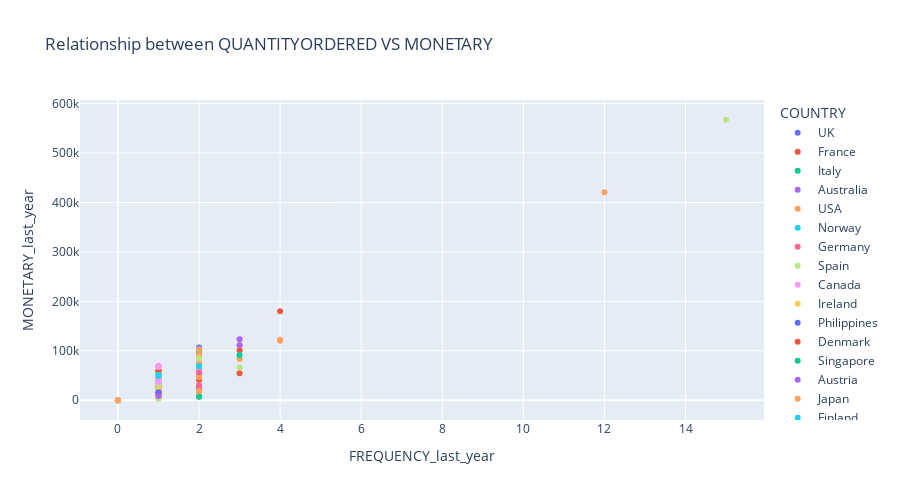

Here is the notebook cell this chart was saved with:
### Markdown cell above
As can be seen in the above picture the features `QUANTITYORDERED_last_year` and `MONETARY_last_year` have a linear relationship so then one of both can be removed from the cluster analysis in order to reduce the dimmnencionality and simplify the analysis of the clusters. In this case `QUANTITYORDERED_last_year` feature will be removed.

### Code cell
fig = px.scatter(
    data_frame=customer_df,
    x = "FREQUENCY_last_year",
    y= "MONETARY_last_year",
    title = "Relationship between QUANTITYORDERED VS MONETARY",
    color = "COUNTRY",
    height=500
)
fig.show()

### Figure 1 — Plotly figure (JSON) as saved in the notebook; plotly's stock layout.template omitted (floating-point values rounded to 4 significant figures)
{"data": [{"hovertemplate": "COUNTRY=UK<br>FREQUENCY_last_year=%{x}<br>MONETARY_last_year=%{y}<extra></extra>", "legendgroup": "UK", "marker": {"color": "#636efa", "symbol": "circle"}, "mode": "markers", "name": "UK", "orientation": "v", "showlegend": true, "type": "scatter", "x": [2, 0, 1, 2, 1], "xaxis": "x", "y": [106800.0, 0, 13740.0, 91210.0, 51330.0], "yaxis": "y"}, {"hovertemplate": "COUNTRY=France<br>FREQUENCY_last_year=%{x}<br>MONETARY_last_year=%{y}<extra></extra>", "legendgroup": "France", "marker": {"color": "#EF553B", "symbol": "circle"}, "mode": "markers", "name": "France", "orientation": "v", "showlegend": true, "type": "scatter", "x": [1, 2, 1, 1, 0, 2, 4, 2, 2, 2, 3, 0], "xaxis": "x", "y": [15140.0, 7620.0, 59070.0, 14070.0, 0, 58990.0, 180100.0, 52950.0, 22450.0, 41100.0, 100900.0, 0], "yaxis": "y"}, {"hovertemplate": "COUNTRY=Italy<br>FREQUENCY_last_year=%{x}<br>MONETARY_last_year=%{y}<extra></extra>", "legendgroup": "Italy", "marker": {"color": "#00cc96", "symbol": "circle"}, "mode": "markers", "name": "Italy", "orientation": "v", "showlegend": true, "type": "scatter", "x": [2, 2, 1], "xaxis": "x", "y": [94120.0, 97930.0, 41700.0], "yaxis": "y"}, {"hovertemplate": "COUNTRY=Australia<br>FREQUENCY_last_year=%{x}<br>MONETARY_last_year=%{y}<extra></extra>", "legendgroup": "Australia", "marker": {"color": "#ab63fa", "symbol": "circle"}, "mode": "markers", "name": "Australia", "orientation": "v", "showlegend": true, "type": "scatter", "x": [2, 2, 2, 1, 3], "xaxis": "x", "y": [65010.0, 26710.0, 91222, 21730.0, 123200.0], "yaxis": "y"}, {"hovertemplate": "COUNTRY=USA<br>FREQUENCY_last_year=%{x}<br>MONETARY_last_year=%{y}<extra></extra>", "legendgroup": "USA", "marker": {"color": "#FFA15A", "symbol": "circle"}, "mode": "markers", "name": "USA", "orientation": "v", "showlegend": true, "type": "scatter", "x": [2, 1, 0, 1, 1, 0, 2, 2, 4, 0, 2, 2, 1, 3, 2, 2, 0, 1, 1, 1, 12, 1, 1, 2, 1, 2, 0, 2, 0, 2, 1, 3, 1, 1, 0], "xaxis": "x", "y": [19200.0, 3987.0, 0, 27450.0, 27730.0, 0, 46590.0, 54200.0, 122100.0, 0, 87060.0, 75780.0, 29340.0, 83210.0, 92930.0, 103100.0, 0, 31450.0, 46870.0, 11020.0, 420800.0, 30350.0, 49000.0, 64960.0, 55570.0, 57200.0, 0, 48900.0, 0, 16450.0, 46519, 111500.0, 44270.0, 56370.0, 0], "yaxis": "y"}, {"hovertemplate": "COUNTRY=Norway<br>FREQUENCY_last_year=%{x}<br>MONETARY_last_year=%{y}<extra></extra>", "legendgroup": "Norway", "marker": {"color": "#19d3f3", "symbol": "circle"}, "mode": "markers", "name": "Norway", "orientation": "v", "showlegend": true, "type": "scatter", "x": [2, 1, 1], "xaxis": "x", "y": [60420.0, 16360.0, 34150.0], "yaxis": "y"}, {"hovertemplate": "COUNTRY=Germany<br>FREQUENCY_last_year=%{x}<br>MONETARY_last_year=%{y}<extra></extra>", "legendgroup": "Germany", "marker": {"color": "#FF6692", "symbol": "circle"}, "mode": "markers", "name": "Germany", "orientation": "v", "showlegend": true, "type": "scatter", "x": [1, 1, 1], "xaxis": "x", "y": [34990.0, 9215.0, 68940.0], "yaxis": "y"}, {"hovertemplate": "COUNTRY=Spain<br>FREQUENCY_last_year=%{x}<br>MONETARY_last_year=%{y}<extra></extra>", "legendgroup": "Spain", "marker": {"color": "#B6E880", "symbol": "circle"}, "mode": "markers", "name": "Spain", "orientation": "v", "showlegend": true, "type": "scatter", "x": [0, 1, 1, 15, 1], "xaxis": "x", "y": [0, 34550.0, 30180.0, 567300.0, 3221.0], "yaxis": "y"}, {"hovertemplate": "COUNTRY=Canada<br>FREQUENCY_last_year=%{x}<br>MONETARY_last_year=%{y}<extra></extra>", "legendgroup": "Canada", "marker": {"color": "#FF97FF", "symbol": "circle"}, "mode": "markers", "name": "Canada", "orientation": "v", "showlegend": true, "type": "scatter", "x": [1, 2, 1], "xaxis": "x", "y": [36580.0, 58260.0, 43330.0], "yaxis": "y"}, {"hovertemplate": "COUNTRY=Ireland<br>FREQUENCY_last_year=%{x}<br>MONETARY_last_year=%{y}<extra></extra>", "legendgroup": "Ireland", "marker": {"color": "#FECB52", "symbol": "circle"}, "mode": "markers", "name": "Ireland", "orientation": "v", "showlegend": true, "type": "scatter", "x": [1], "xaxis": "x", "y": [18970.0], "yaxis": "y"}, {"hovertemplate": "COUNTRY=Philippines<br>FREQUENCY_last_year=%{x}<br>MONETARY_last_year=%{y}<extra></extra>", "legendgroup": "Philippines", "marker": {"color": "#636efa", "symbol": "circle"}, "mode": "markers", "name": "Philippines", "orientation": "v", "showlegend": true, "type": "scatter", "x": [1], "xaxis": "x", "y": [15930.0], "yaxis": "y"}, {"hovertemplate": "COUNTRY=Denmark<br>FREQUENCY_last_year=%{x}<br>MONETARY_last_year=%{y}<extra></extra>", "legendgroup": "Denmark", "marker": {"color": "#EF553B", "symbol": "circle"}, "mode": "markers", "name": "Denmark", "orientation": "v", "showlegend": true, "type": "scatter", "x": [3, 1], "xaxis": "x", "y": [54840.0, 60270.0], "yaxis": "y"}, {"hovertemplate": "COUNTRY=Singapore<br>FREQUENCY_last_year=%{x}<br>MONETARY_last_year=%{y}<extra></extra>", "legendgroup": "Singapore", "marker": {"color": "#00cc96", "symbol": "circle"}, "mode": "markers", "name": "Singapore", "orientation": "v", "showlegend": true, "type": "scatter", "x": [2, 3], "xaxis": "x", "y": [7303.0, 91280.0], "yaxis": "y"}, {"hovertemplate": "COUNTRY=Austria<br>FREQUENCY_last_year=%{x}<br>MONETARY_last_year=%{y}<extra></extra>", "legendgroup": "Austria", "marker": {"color": "#ab63fa", "symbol": "circle"}, "mode": "markers", "name": "Austria", "orientation": "v", "showlegend": true, "type": "scatter", "x": [1, 3], "xaxis": "x", "y": [8775.0, 111200.0], "yaxis": "y"}, {"hovertemplate": "COUNTRY=Japan<br>FREQUENCY_last_year=%{x}<br>MONETARY_last_year=%{y}<extra></extra>", "legendgroup": "Japan", "marker": {"color": "#FFA15A", "symbol": "circle"}, "mode": "markers", "name": "Japan", "orientation": "v", "showlegend": true, "type": "scatter", "x": [0, 4], "xaxis": "x", "y": [0, 120600.0], "yaxis": "y"}, {"hovertemplate": "COUNTRY=Finland<br>FREQUENCY_last_year=%{x}<br>MONETARY_last_year=%{y}<extra></extra>", "legendgroup": "Finland", "marker": {"color": "#19d3f3", "symbol": "circle"}, "mode": "markers", "name": "Finland", "orientation": "v", "showlegend": true, "type": "scatter", "x": [1, 1, 2], "xaxis": "x", "y": [49060.0, 51370.0, 69170.0], "yaxis": "y"}, {"hovertemplate": "COUNTRY=Belgium<br>FREQUENCY_last_year=%{x}<br>MONETARY_last_year=%{y}<extra></extra>", "legendgroup": "Belgium", "marker": {"color": "#FF6692", "symbol": "circle"}, "mode": "markers", "name": "Belgium", "orientation": "v", "showlegend": true, "type": "scatter", "x": [2, 2], "xaxis": "x", "y": [56170.0, 30090.0], "yaxis": "y"}, {"hovertemplate": "COUNTRY=Sweden<br>FREQUENCY_last_year=%{x}<br>MONETARY_last_year=%{y}<extra></extra>", "legendgroup": "Sweden", "marker": {"color": "#B6E880", "symbol": "circle"}, "mode": "markers", "name": "Sweden", "orientation": "v", "showlegend": true, "type": "scatter", "x": [2, 3], "xaxis": "x", "y": [85550.0, 66010.0], "yaxis": "y"}, {"hovertemplate": "COUNTRY=Switzerland<br>FREQUENCY_last_year=%{x}<br>MONETARY_last_year=%{y}<extra></extra>", "legendgroup": "Switzerland", "marker": {"color": "#FF97FF", "symbol": "circle"}, "mode": "markers", "name": "Switzerland", "orientation": "v", "showlegend": true, "type": "scatter", "x": [1], "xaxis": "x", "y": [67280.0], "yaxis": "y"}], "layout": {"height": 500, "legend": {"title": {"text": "COUNTRY"}, "tracegroupgap": 0}, "title": {"text": "Relationship between QUANTITYORDERED VS MONETARY"}, "xaxis": {"anchor": "y", "domain": [0, 1], "title": {"text": "FREQUENCY_last_year"}}, "yaxis": {"anchor": "x", "domain": [0, 1], "title": {"text": "MONETARY_last_year"}}}}
